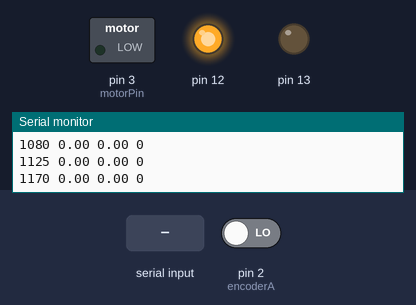
This sketch was run on a simulated Arduino Uno, built with avr-gcc and run on an emulated ATmega328P. Parts: switched loads named in the sketch (green lamp = pin HIGH), output pins drawn as LEDs (lit = HIGH), the last lines printed to the serial monitor. The inputs (shaded band) are chosen by the test bench; at power-on: pin 2 (encoderA) LOW.

Above: at 1.2 s.
1.3 s: "90,45\n" received over Serial
At 2.0 s:
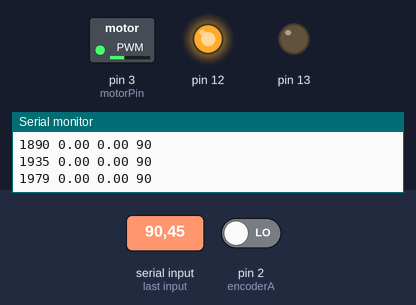
2.8 s: "30,150\n" received over Serial
At 3.8 s:
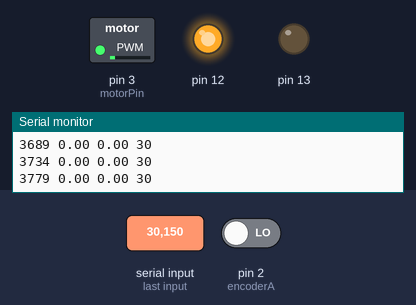
4.3 s: "200\n" received over Serial
At 5.5 s:
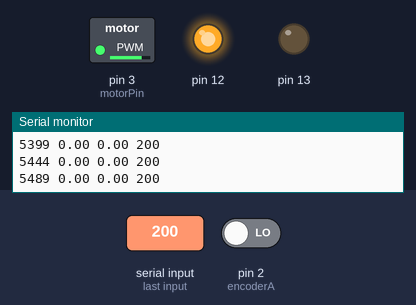
5.8 s: "90\n" received over Serial
At 6.2 s:
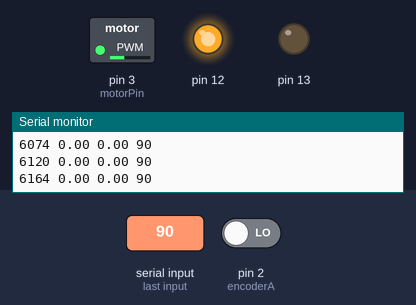
Timing chart, 0 to 8.3 s (numbered marks = the images above; inputs shaded):
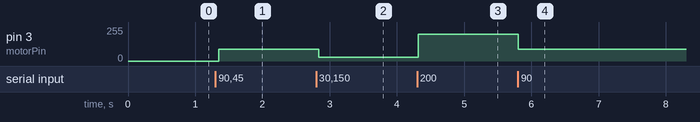

Measured:
- after the input at 1.3 s, pin 3 (motorPin): 0/255 → 90/255 after 0.05 s
- after the input at 2.8 s, pin 3 (motorPin): 90/255 → 30/255 at once
- after the input at 4.3 s, pin 3 (motorPin): 30/255 → 200/255 at once
- after the input at 5.8 s, pin 3 (motorPin): 200/255 → 90/255 at once

The sketch:

motor_control_FreeRTOS.ino
```cpp
#include <Arduino_FreeRTOS.h>


// Pin definiton
#define encoderA 2 // define encoder phase A
#define encoderB 7 // define encoder phase B
#define motorPin 3 // define PWM output
#define interruptPin 2 // define external interrupt

// speed patameter
#define count_per_cycle 1560
#define interval 50
#define t_s 5000


TaskHandle_t Input_Handle;
TaskHandle_t Output_Handle;
TaskHandle_t Encoder_Left_Handle;
TaskHandle_t Encoder_Right_Handle;

// Global variable
volatile int master_count = 0; // universal count
volatile int count = 0; // universal count

String inputString = "";    // a String to hold incoming data
int pwm_T = 0;
int last_count = 0;
double Speed_Left = 0;
double Speed_Right = 0;


void setup() {

// Pin Setting
pinMode (encoderA,INPUT); //埠口模式設定：outputA 設為 輸入
pinMode (encoderB,INPUT); //埠口模式設定：outputB 設為 輸入
pinMode(12, OUTPUT);
pinMode(13, OUTPUT);
// set direction
digitalWrite(12, HIGH);
digitalWrite(13, LOW);
pinMode(motorPin, OUTPUT); // 設定 pin 3 為輸出
attachInterrupt(digitalPinToInterrupt(interruptPin), Encoder_Left_Flag, RISING);

// Serial communication
Serial.begin (9600); //Serial通訊鮑率設為9600
inputString.reserve(200);

// Create Task

xTaskCreate(  Serial_input,
              "Serial_input",
              100,
              NULL,
              2,  // priority
              &Input_Handle
              );

xTaskCreate(  Serial_output,
              "Serial_output",
              100,
              NULL,
              1,  // priority
              &Output_Handle
              );

xTaskCreate(  Motor,
              "Motor",
              100,
              NULL,
              3,  // priority
              NULL
              );

xTaskCreate(  Enc_Left,
              "Encoder_Left",
              100,
              NULL,
              0,  // priority
              &Encoder_Left_Handle
              );

xTaskCreate(  Enc_Right,
              "Encoder_Right",
              100,
              NULL,
              0,  // priority
              &Encoder_Right_Handle
              );

}

void Serial_input(void *pvParameters)
{
  while(1)
  {
    // Block the task
    vTaskSuspend(Input_Handle);

    // Read Data
    while (Serial.available() > 0) {
    char inChar = Serial.read();
    inputString += inChar;

    // if you get a newline, print the string,
    // then the string's value:
    if (  inChar == '\n') {
      //Serial.print("Value:");
      //Serial.println(inputString.toInt());
      //Serial.print("String: ");
      //Serial.println(inputString);
      pwm_T = inputString.toInt();
      // clear the string for new input:
      inputString = "";
    }
  }

  }
}

void Serial_output(void *pvParameters)
{
  while(1)
  {
     // Block the task
     vTaskSuspend(Output_Handle);

     // Output data
     //Serial.print("Time:");
     Serial.print(millis());
     Serial.print(" ");
     Serial.print(Speed_Left);
      Serial.print(" ");
     Serial.print(Speed_Right);
     Serial.print(" ");
     Serial.println(pwm_T);

  }
}

void Motor(void *pvParameters)
{
  TickType_t xLastWakeTime;
  const TickType_t xFrequency = pdMS_TO_TICKS(interval); // set T

  // Initialise the xLastWakeTime variable with the current time.
  xLastWakeTime = xTaskGetTickCount();

  while(1)
  {
     // Wait for the next cycle.
     vTaskDelayUntil( &xLastWakeTime, xFrequency );

     /*
     if( millis() > 2 * t_s)
       pwm_T = 255;
     else if ( millis()> t_s )
       pwm_T = 125;
     */

     // make sure pwm_T = 0-255
     if(pwm_T < 0)
       pwm_T = 0;
     else if(pwm_T > 255)
       pwm_T = 255;

     // pwm output
     noInterrupts();
     analogWrite(motorPin, pwm_T); // 0-255
     interrupts();

     // calculate speed
     Speed_Left = ((master_count - last_count)* 1000.0*60) / (count_per_cycle * interval) ;
     Speed_Right = ((count - last_count)* 1000.0*60) / (count_per_cycle * interval) ;
     master_count = 0;
     count = 0;

     // Unblock the task
     vTaskResume(Output_Handle);


  }
}

void Enc_Left(void *pvParameters)
{
  while(1)
  {
     // Block the task
     vTaskSuspend(Encoder_Left_Handle);

     // add 1 to count for CW
     if (digitalRead(encoderA) && !digitalRead(encoderB)) {
     master_count++ ;
     }
     // subtract 1 from count for CCW
     if (digitalRead(encoderA) && digitalRead(encoderB)) {
     master_count-- ;
     }


  }
}

void Enc_Right(void *pvParameters)
{
  while(1)
  {
     // Block the task
     vTaskSuspend(Encoder_Right_Handle);

     // add 1 to count for CW
     if (digitalRead(encoderA) && !digitalRead(encoderB)) {
     count++ ;
     }
     // subtract 1 from count for CCW
     if (digitalRead(encoderA) && digitalRead(encoderB)) {
     count-- ;
     }


  }
}

// ISR
void Encoder_Left_Flag() {
  // Unblock the task
  vTaskResume(Encoder_Left_Handle);
  vTaskResume(Encoder_Right_Handle);
}

void serialEvent() {
  // Unblock the task
  vTaskResume(Input_Handle);
}

void loop(){}
```
